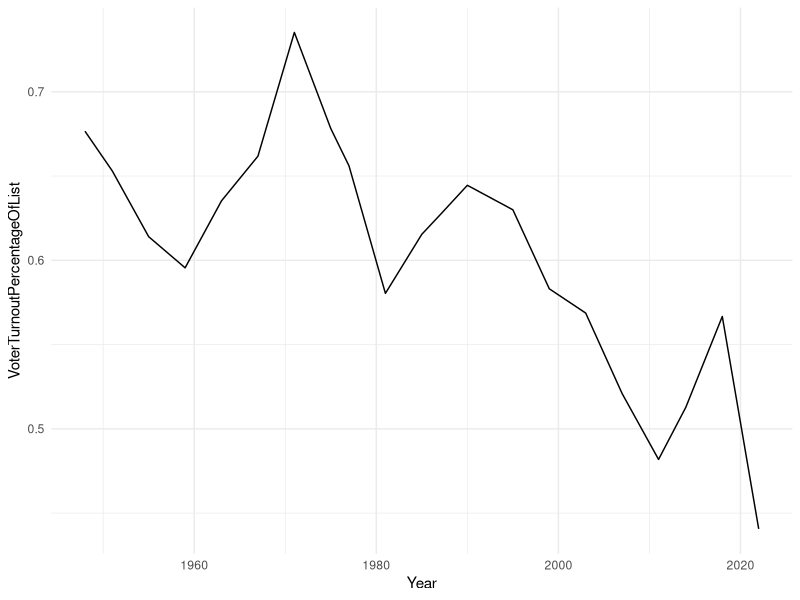
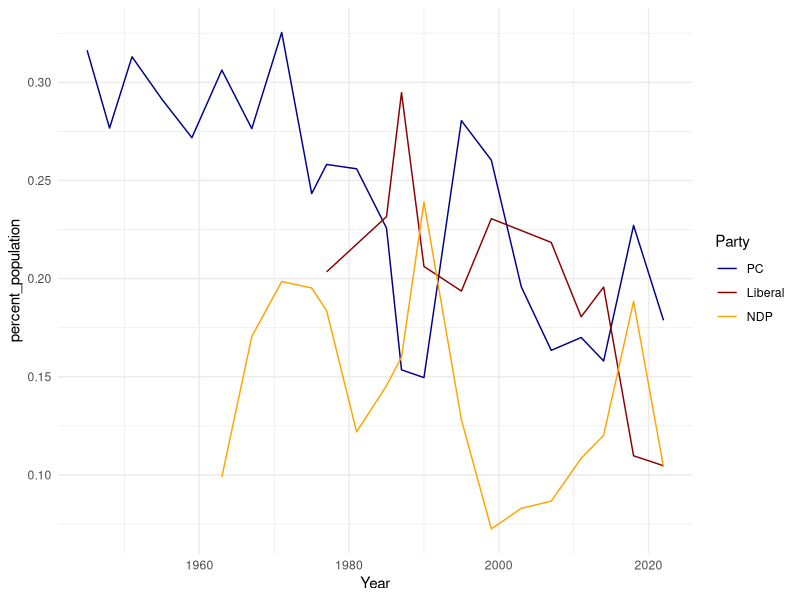

R code for these plots, in order:
library(here)
library(tidyverse)
on_results<-read_csv(file=here("data/ontario_election_results_by_party.csv"))
on_voters<-read_csv(file=here("data/ontario_vote_totals_by_party.csv"))
glimpse(on_results)
glimpse(on_voters)
on_voters %>% 
  select(Year, TotalNumberOfNames, VoterTurnoutPercentageOfList)->on_voters
on_voters %>% 
  filter(Year>1945) %>% 
  ggplot(., aes(x=Year, y=VoterTurnoutPercentageOfList))+geom_line()+theme_minimal()
on_results
on_voters %>% 
  left_join(on_results, by="Year")->on_voters
table(on_voters$Party)
on_voters$Party2<-car::Recode(on_voters$Party, "'Progressive Conservative Party'='PC';
                        'Progressive Conservative'='PC';
                        'Progressive-Conservative'='PC';
                        'Progressive Conservative Party of Ontario'='PC';
                             'Ontario Liberal Party'='Liberal';
                             'Liberal Party'='Liberal';
                             'New Democratic'='NDP';
                             'New Democratic Party of Ontario'='NDP';
                             'New Democratic Part of Ontario'='NDP'; 
                              'New Democratic Party'='NDP';else=NA")
on_voters %>%
mutate(percent_population=`Votes Cast`/TotalNumberOfNames) %>% 
 # filter(Year==1990) %>% 
  filter(Party2=="NDP"|Party2=="PC"|Party2=="Liberal") %>% 
  ggplot(., aes(x=Year, y=percent_population, col=fct_relevel(Party2, "PC", "Liberal", "NDP")))+geom_line()+
  scale_color_manual(values=c("darkblue",  "darkred", "orange"))+labs(col="Party")+theme_minimal()
  